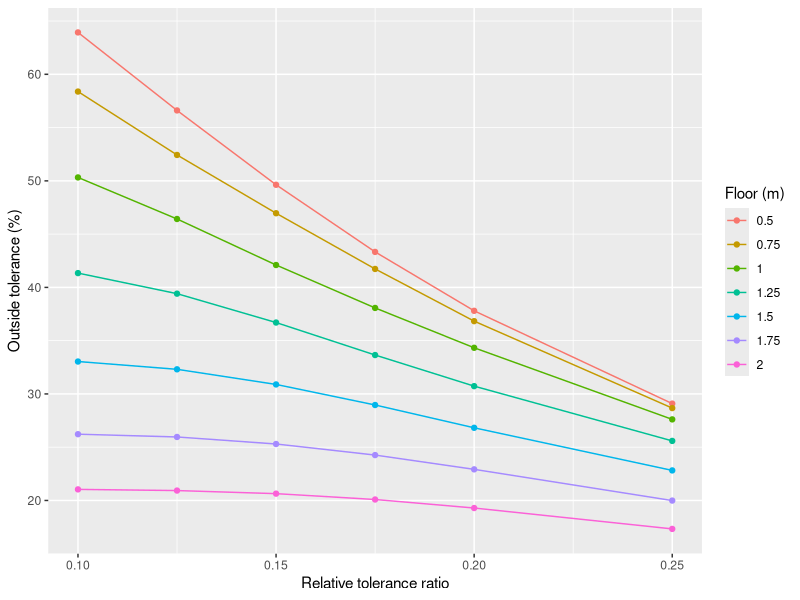

Source code (R):
## ---- chunk 1
library(here)
library(readr)
library(dplyr)
library(ggplot2)

sensitivity <- readr::read_csv(
  here::here("data", "mia_lidar", "audit_tolerance_sensitivity.csv"),
  show_col_types = FALSE
)
sensitivity
## ---- chunk 2
sensitivity |>
  arrange(floor_m, ratio) |>
  mutate(rule = paste0("floor=", floor_m, ", ratio=", ratio)) |>
  select(rule, n_both_present, n_outside, pct_outside_pool)
## ---- chunk 3
ggplot(sensitivity, aes(x = ratio, y = pct_outside_pool, color = factor(floor_m))) +
  geom_line() +
  geom_point() +
  labs(
    x = "Relative tolerance ratio",
    y = "Outside tolerance (%)",
    color = "Floor (m)"
  )
